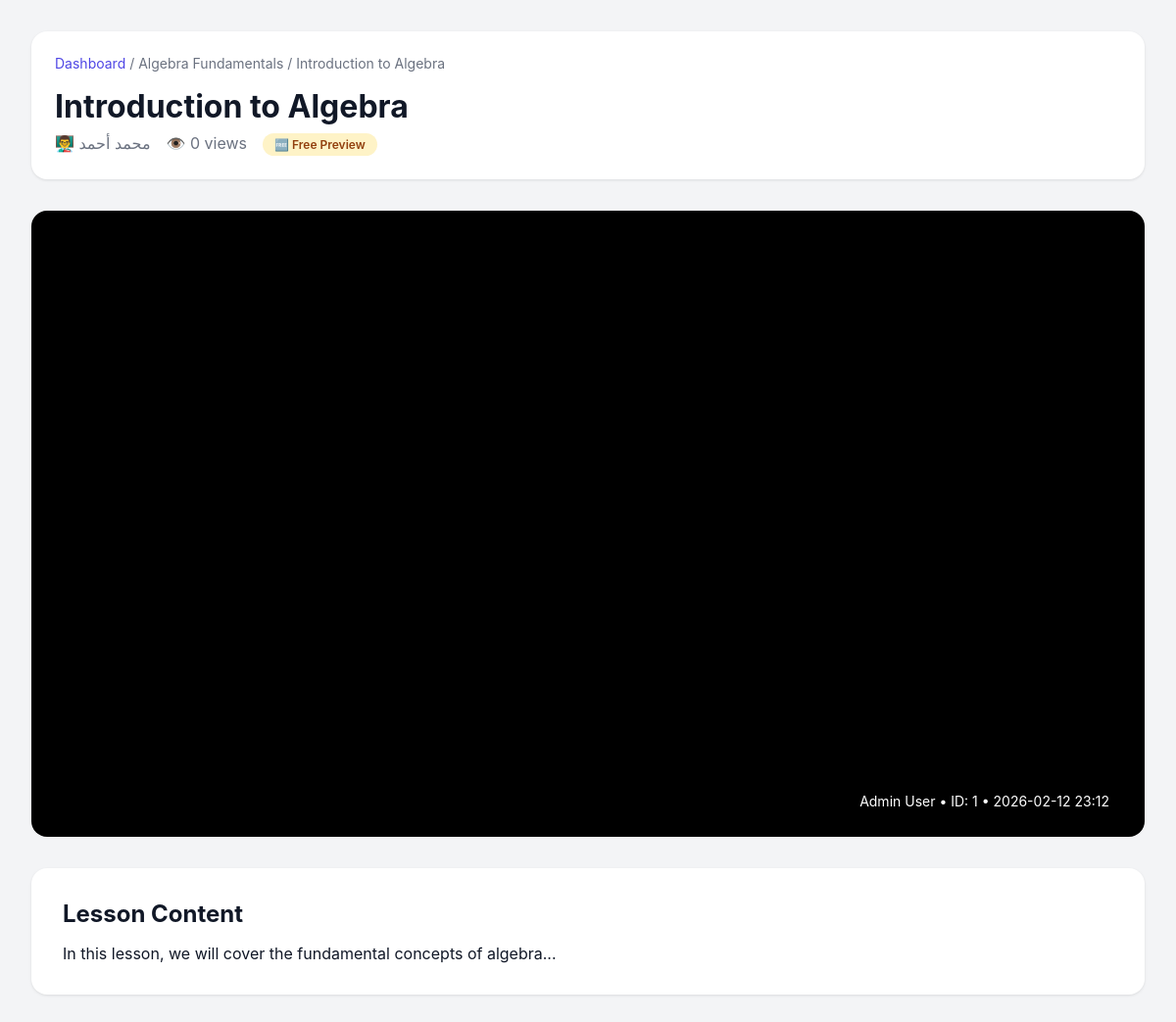
/lesson.php?id=1 (signed in), run on the app's committed database.
### tables this page shows
CREATE TABLE IF NOT EXISTS `lessons` (
  `id` INT UNSIGNED AUTO_INCREMENT PRIMARY KEY,
  `unit_id` INT UNSIGNED NOT NULL,
  `teacher_id` INT UNSIGNED NOT NULL,
  `title_en` VARCHAR(255) NOT NULL,
  `title_ar` VARCHAR(255) NOT NULL,
  `description_en` TEXT,
  `description_ar` TEXT,
  `content_en` LONGTEXT,
  `content_ar` LONGTEXT,
  `video_provider` ENUM('youtube', 'vimeo', 'external', 'none') DEFAULT 'none',
  `video_id` VARCHAR(255) DEFAULT NULL COMMENT 'YouTube video ID or external URL',
  `video_duration` INT UNSIGNED DEFAULT 0 COMMENT 'Duration in seconds',
  `is_free_preview` BOOLEAN DEFAULT FALSE,
  `order_num` INT UNSIGNED NOT NULL DEFAULT 0,
  `views` INT UNSIGNED DEFAULT 0,
  `status` ENUM('draft', 'published', 'archived') DEFAULT 'draft',
  `created_at` DATETIME DEFAULT CURRENT_TIMESTAMP,
  `updated_at` DATETIME DEFAULT CURRENT_TIMESTAMP ON UPDATE CURRENT_TIMESTAMP,
  FOREIGN KEY (`unit_id`) REFERENCES `units`(`id`) ON DELETE CASCADE,
  FOREIGN KEY (`teacher_id`) REFERENCES `users`(`id`) ON DELETE CASCADE,
  INDEX `idx_unit` (`unit_id`),
  INDEX `idx_teacher` (`teacher_id`),
  INDEX `idx_status` (`status`),
  INDEX `idx_order` (`order_num`)
);

CREATE TABLE IF NOT EXISTS `units` (
  `id` INT UNSIGNED AUTO_INCREMENT PRIMARY KEY,
  `teacher_id` INT UNSIGNED NOT NULL,
  `subject_id` INT UNSIGNED NOT NULL,
  `year_id` INT UNSIGNED NOT NULL,
  `title_en` VARCHAR(255) NOT NULL,
  `title_ar` VARCHAR(255) NOT NULL,
  `description_en` TEXT,
  `description_ar` TEXT,
  `order_num` INT UNSIGNED NOT NULL DEFAULT 0,
  `created_at` DATETIME DEFAULT CURRENT_TIMESTAMP,
  FOREIGN KEY (`teacher_id`) REFERENCES `users`(`id`) ON DELETE CASCADE,
  FOREIGN KEY (`subject_id`) REFERENCES `subjects`(`id`) ON DELETE CASCADE,
  FOREIGN KEY (`year_id`) REFERENCES `academic_years`(`id`) ON DELETE CASCADE,
  INDEX `idx_teacher` (`teacher_id`),
  INDEX `idx_subject` (`subject_id`),
  INDEX `idx_order` (`order_num`)
);

CREATE TABLE IF NOT EXISTS `users` (
  `id` INT UNSIGNED AUTO_INCREMENT PRIMARY KEY,
  `role` ENUM('admin', 'teacher', 'student', 'support') NOT NULL DEFAULT 'student',
  `name` VARCHAR(255) NOT NULL,
  `email` VARCHAR(255) UNIQUE,
  `phone` VARCHAR(20) UNIQUE,
  `password_hash` VARCHAR(255) NOT NULL,
  `lang` ENUM('en', 'ar') DEFAULT 'en',
  `year_id` INT UNSIGNED DEFAULT NULL COMMENT 'Academic year for students',
  `stream` ENUM('scientific', 'literary') DEFAULT NULL COMMENT 'Student stream',
  `status` ENUM('active', 'suspended', 'banned') DEFAULT 'active',
  `email_verified` BOOLEAN DEFAULT FALSE,
  `phone_verified` BOOLEAN DEFAULT FALSE,
  `last_login` DATETIME DEFAULT NULL,
  `created_at` DATETIME DEFAULT CURRENT_TIMESTAMP,
  `updated_at` DATETIME DEFAULT CURRENT_TIMESTAMP ON UPDATE CURRENT_TIMESTAMP,
  INDEX `idx_role` (`role`),
  INDEX `idx_status` (`status`),
  INDEX `idx_email` (`email`)
);

### helpers.php (called while the page is built, shortened)
<?php
require_once __DIR__ . '/db.php';
function isLoggedIn() {
    return isset($_SESSION['user_id']) && isset($_SESSION['user_role']);
}
function getCurrentUserId() {
    return $_SESSION['user_id'] ?? null;
}
function getCurrentUser() {
    static $user = null;
    if ($user === null) {
        $user = db()->fetchOne(
            "SELECT id, role, name, email, phone, lang, year_id, stream, status, created_at
             FROM users WHERE id = ?",
            [getCurrentUserId()]
        );
    }
    return $user;
}
function getCurrentLang() {
    return 'en';
}
function t($key, $lang = null) {
    $lang = $lang ?? getCurrentLang();
    $translations = getTranslations();
    if (isset($translations[$key][$lang])) {
        return $translations[$key][$lang];
    }
    return $key;
}
function isRtl() {
    return getCurrentLang() === 'ar';
}
function e($string) {
    return htmlspecialchars($string ?? '', ENT_QUOTES, 'UTF-8');
}

### db.php (called while the page is built, shortened)
<?php
class Database {
    private static $instance = null;
    private $pdo;
    private function __construct() {
        try {
            $dsn = "mysql:host=" . DB_HOST . ";dbname=" . DB_NAME . ";charset=" . DB_CHARSET;
            $options = [
                PDO::ATTR_ERRMODE => PDO::ERRMODE_EXCEPTION,
                PDO::ATTR_DEFAULT_FETCH_MODE => PDO::FETCH_ASSOC,
                PDO::ATTR_EMULATE_PREPARES => false,
                PDO::MYSQL_ATTR_INIT_COMMAND => "SET NAMES " . DB_CHARSET
            ];
            $this->pdo = new PDO($dsn, DB_USER, DB_PASS, $options);
        } catch (PDOException $e) {
            error_log("Database connection failed: " . $e->getMessage());
            die("Database connection error. Please contact support.");
        }
    }
    public static function getInstance() {
        if (self::$instance === null) {
            self::$instance = new self();
        }
        return self::$instance;
    }
    public function query($sql, $params = []) {
        try {
            $stmt = $this->pdo->prepare($sql);
            $stmt->execute($params);
            return $stmt;
        } catch (PDOException $e) {
            $this->logError($sql, $params, $e);
            throw $e;
        }
    }
    public function fetchOne($sql, $params = []) {
        $stmt = $this->query($sql, $params);
        return $stmt->fetch();
    }
    public function execute($sql, $params = []) {
        try {
            $stmt = $this->pdo->prepare($sql);
            $result = $stmt->execute($params);
            return $result;
        } catch (PDOException $e) {
            $this->logError($sql, $params, $e);
            throw $e;
        }
    }
}
function db() {
    return Database::getInstance();
}

### lesson.php (the view, shortened to what this page needs)
<?php
require_once __DIR__ . '/db.php';
require_once __DIR__ . '/helpers.php';
$lessonId = $_GET['id'] ?? 0;
$user = getCurrentUser();
$currentLang = getCurrentLang();
$isRtl = isRtl();
$lesson = db()->fetchOne(
    "SELECT l.*, u.id as unit_id, u.title_en as unit_title_en, u.title_ar as unit_title_ar,
            t.name as teacher_name, l.teacher_id
     FROM lessons l
     INNER JOIN units u ON l.unit_id = u.id
     INNER JOIN users t ON l.teacher_id = t.id
     WHERE l.id = ? AND l.status = 'published'",
    [$lessonId]
);
?>
<!DOCTYPE html>
<html lang="<?= $currentLang ?>" dir="<?= $isRtl ? 'rtl' : 'ltr' ?>">
<head>
</head>
<body>
    <div class="container">
        <div class="header">
            <div class="breadcrumb">
                <a href="/<?= $user['role'] ?>.php"><?= t('dashboard') ?></a> /
                <?= e($currentLang === 'ar' ? $lesson['unit_title_ar'] : $lesson['unit_title_en']) ?> /
                <?= e($currentLang === 'ar' ? $lesson['title_ar'] : $lesson['title_en']) ?>
            </div>
            <h1 class="lesson-title"><?= e($currentLang === 'ar' ? $lesson['title_ar'] : $lesson['title_en']) ?></h1>
            <div class="lesson-meta">
                <span>👨‍🏫 <?= e($lesson['teacher_name']) ?></span>
                <span>👁️ <?= number_format($lesson['views']) ?> <?= $currentLang === 'ar' ? 'مشاهدة' : 'views' ?></span>
                <?php if ($lesson['is_free_preview']): ?>
                <span style="background:#FEF3C7; color:#92400E; padding:0.25rem 0.75rem; border-radius:9999px; font-size:0.75rem; font-weight:600;">
                    🆓 <?= $currentLang === 'ar' ? 'معاينة مجانية' : 'Free Preview' ?>
                </span>
                <?php endif; ?>
            </div>
        </div>
        <?php if ($lesson['video_provider'] !== 'none' && $lesson['video_id']): ?>
        <div class="video-container">
            <div class="video-wrapper">
                <?php
                $embedUrl = '';
                if ($lesson['video_provider'] === 'youtube') {
                    $embedUrl = 'https://www.youtube.com/embed/' . e($lesson['video_id']) . '?rel=0&modestbranding=1';
                } elseif ($lesson['video_provider'] === 'vimeo') {
                    $embedUrl = 'https://player.vimeo.com/video/' . e($lesson['video_id']);
                } elseif ($lesson['video_provider'] === 'external') {
                    $embedUrl = e($lesson['video_id']);
                }
                ?>
                <iframe src="<?= $embedUrl ?>" frameborder="0" allow="accelerometer; autoplay; encrypted-media; gyroscope; picture-in-picture" allowfullscreen></iframe>
            </div>
            <?php if (VIDEO_WATERMARK_ENABLED): ?>
            <div class="watermark">
            </div>
            <?php endif; ?>
        </div>
        <?php endif; ?>
        <?php if ($lesson['content_en'] || $lesson['content_ar']): ?>
        <div class="content">
            <h2 style="margin-bottom:1rem; font-size:1.5rem;"><?= $currentLang === 'ar' ? 'محتوى الدرس' : 'Lesson Content' ?></h2>
            <div>
                <?= nl2br(e($currentLang === 'ar' ? $lesson['content_ar'] : $lesson['content_en'])) ?>
            </div>
        </div>
        <?php endif; ?>
    </div>
</body>
</html>

### data on the page
lessons: unit.title_en "Algebra Fundamentals", title_en "Introduction to Algebra", teacher.name "محمد أحمد", views "0", content_en "In this lesson, we will cover the fundamental concepts of algebra..."

### other printed values
t('dashboard') "Dashboard"
